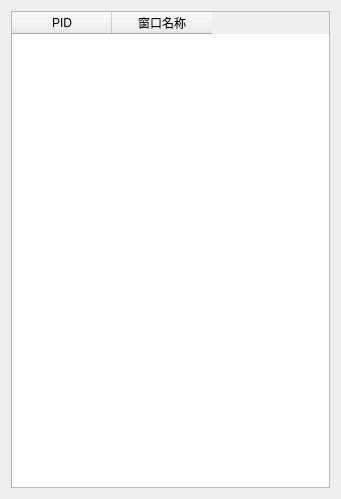
<?xml version="1.0" encoding="UTF-8"?>
<ui version="4.0">
 <class>Form</class>
 <widget class="QWidget" name="Form">
  <property name="geometry">
   <rect>
    <x>0</x>
    <y>0</y>
    <width>341</width>
    <height>499</height>
   </rect>
  </property>
  <property name="windowTitle">
   <string>Exe窗口进程选择</string>
  </property>
  <layout class="QGridLayout" name="gridLayout">
   <item row="0" column="0">
    <widget class="QTableWidget" name="tableWidget_exe">
     <column>
      <property name="text">
       <string>PID</string>
      </property>
     </column>
     <column>
      <property name="text">
       <string>窗口名称</string>
      </property>
     </column>
    </widget>
   </item>
  </layout>
 </widget>
 <resources/>
 <connections/>
</ui>
